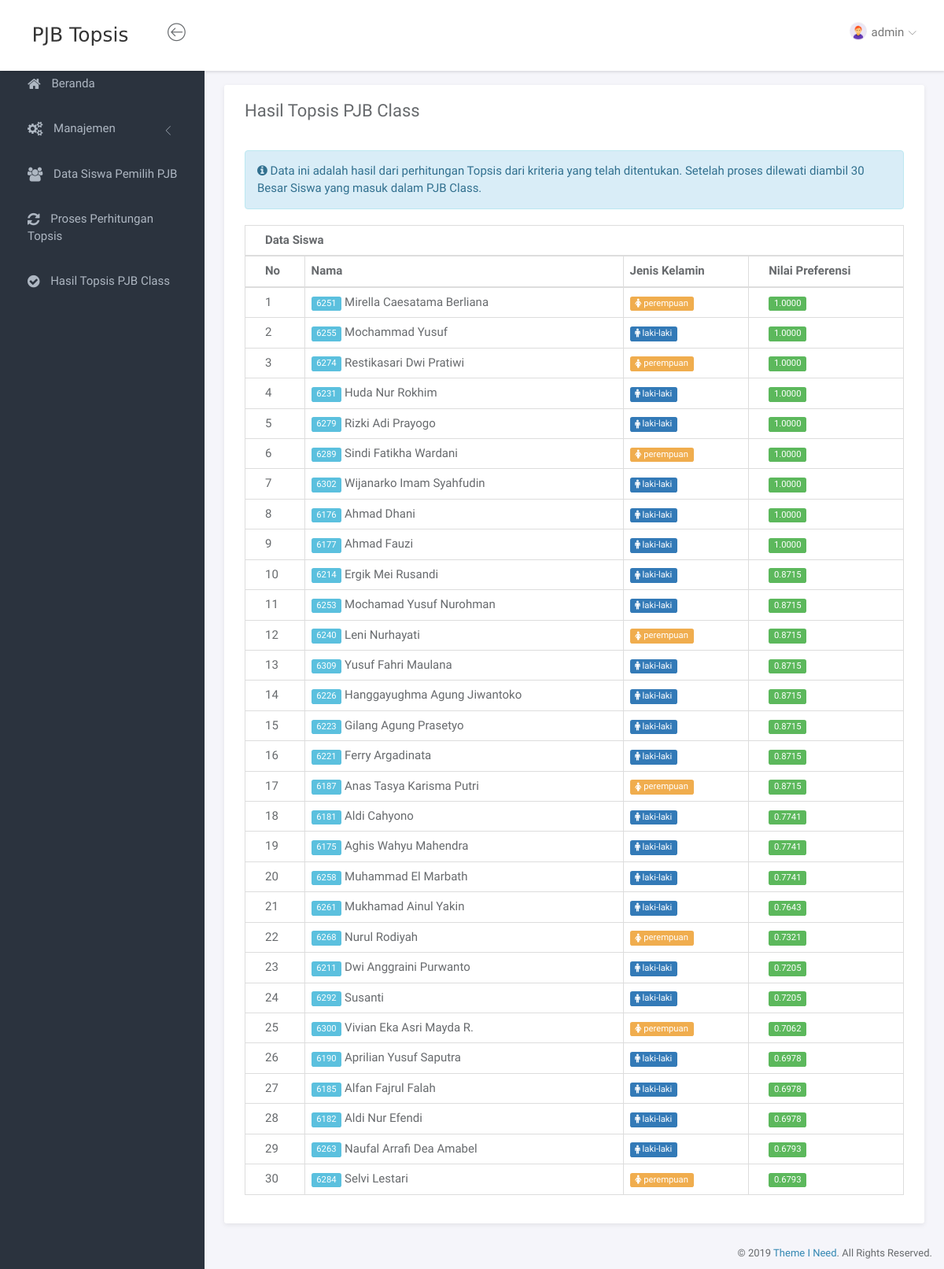
The page /index.php?page=hasil (signed in) on the database its author committed.
### tables this page shows
CREATE TABLE `tbl_user` (
  `id_user` int(11) NOT NULL,
  `username` varchar(10) NOT NULL,
  `password` varchar(10) NOT NULL
);

CREATE TABLE `tbl_ranking` (
  `id_ranking` int(3) NOT NULL,
  `nis` int(4) NOT NULL,
  `nilai_ranking` decimal(5,4) NOT NULL
);

CREATE TABLE `tbl_siswa` (
  `nis` int(4) NOT NULL,
  `id_guru` int(11) NOT NULL,
  `id_jurusan` int(11) NOT NULL,
  `nama_siswa` varchar(100) NOT NULL,
  `jenis_kelamin` varchar(1) NOT NULL,
  `agama` varchar(25) NOT NULL,
  `tempat` varchar(30) NOT NULL,
  `tgl_lahir` date NOT NULL,
  `nama_orang_tua` varchar(50) NOT NULL,
  `alamat` text NOT NULL
);

### page/metode/hasil.php (the view, shortened to what this page needs)
<div class="panel panel-headline">
    <div class="panel-heading">
        <div class="row">
            <div class="col-md-12">
                <div class="pull-left">
                    <h3 class="panel-title">Hasil Topsis PJB Class</h3>
                </div>
            </div>
        </div>
    </div>
    <div class="panel-body">
        <div class="row">
            <div class="col-md-12">
                <div class="alert alert-info alert-dismissible" role="alert">
                    <i class="fa fa-info-circle"></i> Data ini adalah hasil dari perhitungan Topsis dari kriteria yang telah ditentukan. Setelah proses dilewati diambil 30 Besar Siswa yang masuk dalam
                    PJB Class.
                </div>
                <div class="table-responsive">
                    <table class="table table-bordered">
                        <thead>
                            <tr>
                                <th colspan="4">Data Siswa</th>
                            </tr>
                            <tr>
                                <th>No</th>
                                <th>Nama</th>
                                <th>Jenis Kelamin</th>
                                <th>Nilai Preferensi</th>
                            </tr>
                        </thead>
                        <tbody>
                        <?php
                            $no=1;
                            $m = mysqli_query($conn, "SELECT * FROM tbl_ranking
                                                    JOIN tbl_siswa ON tbl_ranking.nis=tbl_siswa.nis
                                                    ORDER BY tbl_ranking.nilai_ranking DESC LIMIT 30");
                            while($datam = mysqli_fetch_array($m)){
                                echo '<tr>';
                                echo '<td>'.$no.'</td>';
                                echo '<td><span class="label label-info">'.$datam['nis'].'</span> '.$datam['nama_siswa'].'</td>';
                                echo '<td>'.getGender($datam['jenis_kelamin']).'</td>';
                                echo '<td><span class="label label-success">'.$datam['nilai_ranking'].'</span></td>';
                                echo '</tr>';
                            $no++;
                            }
                        ?>
                        </tbody>
                    </table>
                </div>
            </div>
        </div>
    </div>
</div>

### header.php (shortened to what this page needs)
<nav class="navbar navbar-default navbar-fixed-top">
	<div class="brand">
		<a href="?page=beranda"><img src="assets/img/logo.png" alt="logo"></a>
	</div>
	<div class="container-fluid">
		<div class="navbar-btn">
			<button type="button" class="btn-toggle-fullwidth"><i class="lnr lnr-arrow-left-circle"></i></button>
		</div>
		<div id="navbar-menu">
			<ul class="nav navbar-nav navbar-right">
				<li class="dropdown">
					<a href="#" class="dropdown-toggle" data-toggle="dropdown"><img src="assets/img/admin.png" class="img-circle" alt="Avatar"> <span><?= $auth['username'] ?></span> <i class="icon-submenu lnr lnr-chevron-down"></i></a>
				</li>
			</ul>
		</div>
	</div>
</nav>

### service.php (shortened to what this page needs)
<?php
$g = mysqli_query($conn, "SELECT * FROM tbl_user WHERE username='$_SESSION[username]'");
$auth = mysqli_fetch_array($g);
function getGender($params){
    switch ($params) {
        case 'L':
            $nil = '<span class="label label-primary"><i class="fa fa-male"></i> laki-laki</span>';
            break;
        default:
            $nil = '<span class="label label-warning"><i class="fa fa-female"></i> perempuan</span>';
        break;
    }
    return $nil;
}
?>

### assets/css/main.css (style rules this page uses)
html { position: relative; min-height: 100%; }
body { background-color: #F3F5F8; font-family: "Source Sans Pro", sans-serif; font-size: 15px; color: #676a6d; }
a { color: #3287B2; }
th { font-weight: 600; }
.navbar-default { -webkit-transition: all 0.3s ease-in-out; -moz-transition: all 0.3s ease-in-out; -ms-transition: all 0.3s ease-in-out; -o-transition: all 0.3s ease-in-out; transition: all 0.3s ease-in-out; -moz-box-shadow: 1px 2px 3px rgba(0, 0, 0, 0.1); -webkit-box-shadow: 1px 2px 3px rgba(0, 0, 0, 0.1); box-shadow: 1px 2px 3px rgba(0, 0, 0, 0.1); -webkit-border-radius: 0; -moz-border-radius: 0; border-radius: 0; padding: 0; margin: 0; border: none; background-color: #fff; }
.navbar-default .brand { float: left; padding: 30px 39px; background-color: #fff; }
.navbar-btn { float: left; padding: 16px 0; }
.navbar-btn button { font-size: 24px; padding: 4px 8px; line-height: .7; border: none; background: none; outline: none; }
.navbar-nav > li > a { padding: 28px 20px; }
.navbar-nav > li > a > i { font-size: 22px; margin-right: 2px; vertical-align: middle; }
.navbar-nav > li > a > i.icon-submenu { margin-left: 2px; margin-right: 0; font-size: 10px; position: relative; top: 2px; }
.navbar-nav > li > a > span { position: relative; top: 2px; }
.navbar-nav > li > a img { width: 22px; margin-right: 2px; }
@media screen and (min-width: 768px) { .navbar-nav.navbar-right { margin-right: 0; } }
.panel { -webkit-border-radius: 3px; -moz-border-radius: 3px; border-radius: 3px; -moz-box-shadow: 0 2px 6px rgba(0, 0, 0, 0.08); -webkit-box-shadow: 0 2px 6px rgba(0, 0, 0, 0.08); box-shadow: 0 2px 6px rgba(0, 0, 0, 0.08); background-color: #fff; margin-bottom: 30px; }
.panel .panel-heading, .panel .panel-body, .panel .panel-footer { padding-left: 25px; padding-right: 25px; }
.panel .panel-heading { padding-top: 20px; padding-bottom: 20px; position: relative; }
.panel .panel-heading .panel-title { margin: 0; font-size: 18px; font-weight: 300; }
.panel .panel-body { padding-top: 10px; padding-bottom: 15px; }
.panel.panel-headline .panel-heading { border-bottom: none; }
.panel.panel-headline .panel-heading .panel-title { margin-bottom: 8px; font-size: 22px; font-weight: normal; }
.panel .table > thead > tr > td:first-child, .panel .table > thead > tr > th:first-child, .panel .table > tbody > tr > td:first-child, .panel .table > tbody > tr > th:first-child, .panel .table > tfoot > tr > td:first-child, .panel .table > tfoot > tr > th:first-child { padding-left: 25px; }
.panel .table > thead > tr > td:last-child, .panel .table > thead > tr > th:last-child, .panel .table > tbody > tr > td:last-child, .panel .table > tbody > tr > th:last-child, .panel .table > tfoot > tr > td:last-child, .panel .table > tfoot > tr > th:last-child { padding-left: 25px; }
.label { font-weight: normal; }

### rows shown on the page
tbl_user: username "admin"
tbl_ranking: tbl_siswa.nis "6251", tbl_siswa.nama_siswa "Mirella Caesatama Berliana", shows "perempuan", nilai_ranking "1.0000"
tbl_ranking: tbl_siswa.nis "6255", tbl_siswa.nama_siswa "Mochammad Yusuf", shows "laki-laki", nilai_ranking "1.0000"
tbl_ranking: tbl_siswa.nis "6274", tbl_siswa.nama_siswa "Restikasari Dwi Pratiwi", shows "perempuan", nilai_ranking "1.0000"
tbl_ranking: tbl_siswa.nis "6231", tbl_siswa.nama_siswa "Huda Nur Rokhim", shows "laki-laki", nilai_ranking "1.0000"
tbl_ranking: tbl_siswa.nis "6279", tbl_siswa.nama_siswa "Rizki Adi Prayogo", shows "laki-laki", nilai_ranking "1.0000"
tbl_ranking: tbl_siswa.nis "6289", tbl_siswa.nama_siswa "Sindi Fatikha Wardani", shows "perempuan", nilai_ranking "1.0000"
tbl_ranking: tbl_siswa.nis "6302", tbl_siswa.nama_siswa "Wijanarko Imam Syahfudin", shows "laki-laki", nilai_ranking "1.0000"
tbl_ranking: tbl_siswa.nis "6176", tbl_siswa.nama_siswa "Ahmad Dhani", shows "laki-laki", nilai_ranking "1.0000"
tbl_ranking: tbl_siswa.nis "6177", tbl_siswa.nama_siswa "Ahmad Fauzi", shows "laki-laki", nilai_ranking "1.0000"
tbl_ranking: tbl_siswa.nis "6214", tbl_siswa.nama_siswa "Ergik Mei Rusandi", shows "laki-laki", nilai_ranking "0.8715"
tbl_ranking: tbl_siswa.nis "6253", tbl_siswa.nama_siswa "Mochamad Yusuf Nurohman", shows "laki-laki", nilai_ranking "0.8715"
tbl_ranking: tbl_siswa.nis "6240", tbl_siswa.nama_siswa "Leni Nurhayati", shows "perempuan", nilai_ranking "0.8715"
tbl_ranking: tbl_siswa.nis "6309", tbl_siswa.nama_siswa "Yusuf Fahri Maulana", shows "laki-laki", nilai_ranking "0.8715"
tbl_ranking: tbl_siswa.nis "6226", tbl_siswa.nama_siswa "Hanggayughma Agung Jiwantoko", shows "laki-laki", nilai_ranking "0.8715"
tbl_ranking: tbl_siswa.nis "6223", tbl_siswa.nama_siswa "Gilang Agung Prasetyo", shows "laki-laki", nilai_ranking "0.8715"
tbl_ranking: tbl_siswa.nis "6221", tbl_siswa.nama_siswa "Ferry Argadinata", shows "laki-laki", nilai_ranking "0.8715"
tbl_ranking: tbl_siswa.nis "6187", tbl_siswa.nama_siswa "Anas Tasya Karisma Putri", shows "perempuan", nilai_ranking "0.8715"
tbl_ranking: tbl_siswa.nis "6181", tbl_siswa.nama_siswa "Aldi Cahyono", shows "laki-laki", nilai_ranking "0.7741"
tbl_ranking: tbl_siswa.nis "6175", tbl_siswa.nama_siswa "Aghis Wahyu Mahendra", shows "laki-laki", nilai_ranking "0.7741"
tbl_ranking: tbl_siswa.nis "6258", tbl_siswa.nama_siswa "Muhammad El Marbath", shows "laki-laki", nilai_ranking "0.7741"
tbl_ranking: tbl_siswa.nis "6261", tbl_siswa.nama_siswa "Mukhamad Ainul Yakin", shows "laki-laki", nilai_ranking "0.7643"
tbl_ranking: tbl_siswa.nis "6268", tbl_siswa.nama_siswa "Nurul Rodiyah", shows "perempuan", nilai_ranking "0.7321"
tbl_ranking: tbl_siswa.nis "6211", tbl_siswa.nama_siswa "Dwi Anggraini Purwanto", shows "laki-laki", nilai_ranking "0.7205"
tbl_ranking: tbl_siswa.nis "6292", tbl_siswa.nama_siswa "Susanti", shows "laki-laki", nilai_ranking "0.7205"
tbl_ranking: tbl_siswa.nis "6300", tbl_siswa.nama_siswa "Vivian Eka Asri Mayda R.", shows "perempuan", nilai_ranking "0.7062"
tbl_ranking: tbl_siswa.nis "6190", tbl_siswa.nama_siswa "Aprilian Yusuf Saputra", shows "laki-laki", nilai_ranking "0.6978"
tbl_ranking: tbl_siswa.nis "6185", tbl_siswa.nama_siswa "Alfan Fajrul Falah", shows "laki-laki", nilai_ranking "0.6978"
tbl_ranking: tbl_siswa.nis "6182", tbl_siswa.nama_siswa "Aldi Nur Efendi", shows "laki-laki", nilai_ranking "0.6978"
tbl_ranking: tbl_siswa.nis "6263", tbl_siswa.nama_siswa "Naufal Arrafi Dea Amabel", shows "laki-laki", nilai_ranking "0.6793"
tbl_ranking: tbl_siswa.nis "6284", tbl_siswa.nama_siswa "Selvi Lestari", shows "perempuan", nilai_ranking "0.6793"
